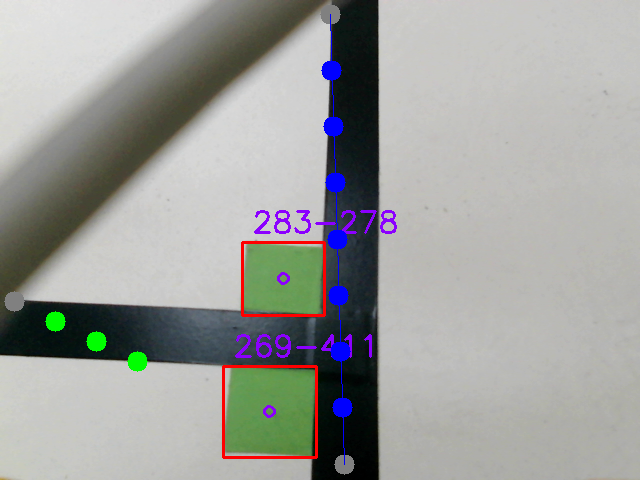
#> input picture python_code/python_code/kode_stz/img/1.png, 640 x 480 px
$ python -i line_radar.py   (imports and definitions only)
#> lines starting #> are read from the running program, lines starting #| are printed output that depends on the picture
#> further down, picture is the input picture: shape (480, 640, 3); mean B, G, R 155.7, 158.5, 157.3
import cv2
import numpy as np
from scipy.signal import find_peaks
import matplotlib.pylab as plt
import math
def polar_image_fun_simple(img):
#--- the following holds the square root of the sum of squares of the image dimensions ---
#--- this is done so that the entire width/height of the original image is used to express the complete circular range of the resulting polar image ---
    value = np.sqrt(((img.shape[0])**2.0)+((img.shape[1]/2)**2.0))
#> value = 576.9

    polar_image = cv2.linearPolar(img,(img.shape[0]/2, img.shape[1]), value, cv2.WARP_FILL_OUTLIERS)
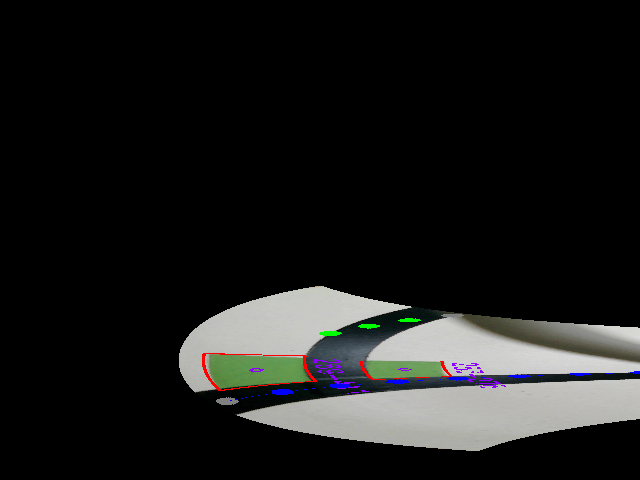
#> polar_image: shape (480, 640, 3); mean B, G, R 26.6, 27.3, 26.9
    polar_image = cv2.rotate(polar_image, cv2.cv2.ROTATE_90_CLOCKWISE)
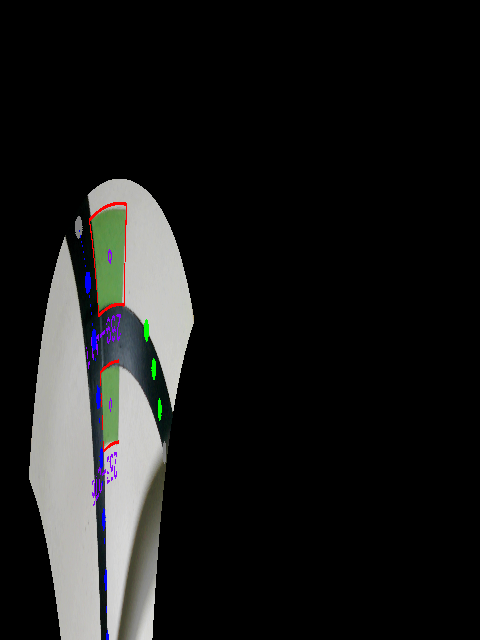
#> polar_image: shape (640, 480, 3); mean B, G, R 26.6, 27.3, 26.9
    polar_image = cv2.rotate(polar_image, cv2.cv2.ROTATE_90_CLOCKWISE)
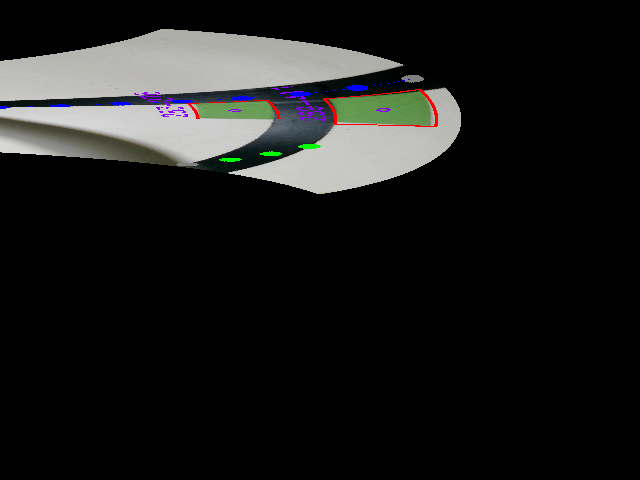
#> polar_image: shape (480, 640, 3); mean B, G, R 26.6, 27.3, 26.9
    polar_image = cv2.rotate(polar_image, cv2.cv2.ROTATE_90_CLOCKWISE)
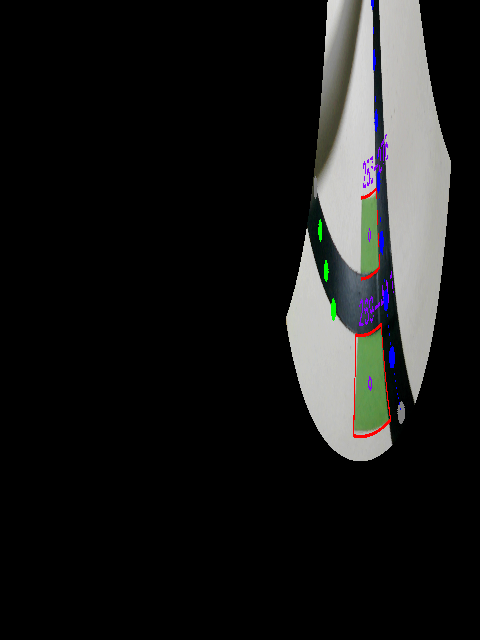
#> polar_image: shape (640, 480, 3); mean B, G, R 26.6, 27.3, 26.9
    polar_image = cv2.flip(polar_image, 1)
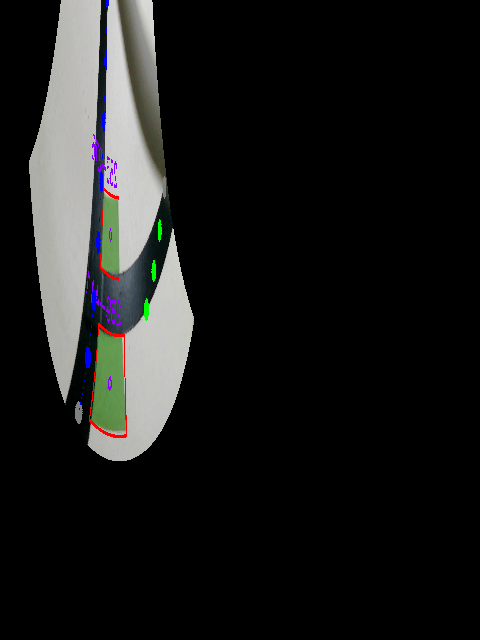
#> polar_image: shape (640, 480, 3); mean B, G, R 26.6, 27.3, 26.9
    return polar_image

# [140 lines left out: function polar_image_fun, not called in this run]

>>> import cv2
>>> picture = cv2.imread('../img/1.png')
>>> result = polar_image_fun_simple(picture)
